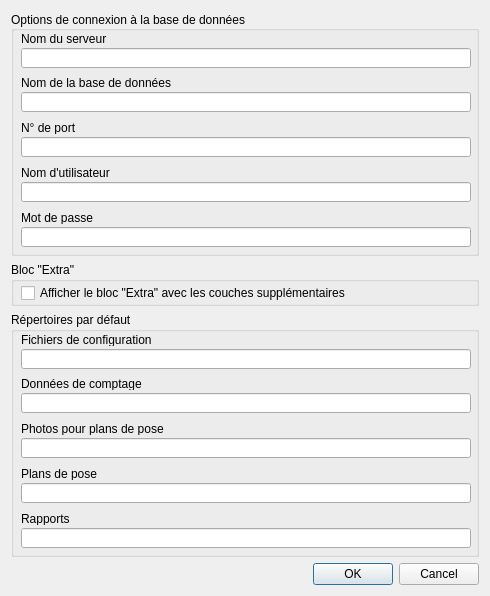
<?xml version="1.0" encoding="UTF-8"?>
<ui version="4.0">
 <class>ComptagesSettings</class>
 <widget class="QDialog" name="ComptagesSettings">
  <property name="geometry">
   <rect>
    <x>0</x>
    <y>0</y>
    <width>490</width>
    <height>595</height>
   </rect>
  </property>
  <property name="windowTitle">
   <string>Réglages</string>
  </property>
  <layout class="QVBoxLayout" name="verticalLayout">
   <item>
    <widget class="QGroupBox" name="groupBox_1">
     <property name="minimumSize">
      <size>
       <width>0</width>
       <height>245</height>
      </size>
     </property>
     <property name="title">
      <string>Options de connexion à la base de données</string>
     </property>
     <property name="alignment">
      <set>Qt::AlignLeading|Qt::AlignLeft|Qt::AlignVCenter</set>
     </property>
     <widget class="QLabel" name="l01_DB_serverName">
      <property name="geometry">
       <rect>
        <x>10</x>
        <y>21</y>
        <width>450</width>
        <height>13</height>
       </rect>
      </property>
      <property name="text">
       <string>Nom du serveur</string>
      </property>
     </widget>
     <widget class="QLineEdit" name="db_host">
      <property name="geometry">
       <rect>
        <x>10</x>
        <y>37</y>
        <width>450</width>
        <height>20</height>
       </rect>
      </property>
      <property name="sizePolicy">
       <sizepolicy hsizetype="MinimumExpanding" vsizetype="Fixed">
        <horstretch>0</horstretch>
        <verstretch>0</verstretch>
       </sizepolicy>
      </property>
     </widget>
     <widget class="QLabel" name="l02_DB_databasename">
      <property name="geometry">
       <rect>
        <x>10</x>
        <y>65</y>
        <width>450</width>
        <height>13</height>
       </rect>
      </property>
      <property name="text">
       <string>Nom de la base de données</string>
      </property>
     </widget>
     <widget class="QLineEdit" name="db_name">
      <property name="geometry">
       <rect>
        <x>10</x>
        <y>81</y>
        <width>450</width>
        <height>20</height>
       </rect>
      </property>
     </widget>
     <widget class="QLabel" name="l03_DB_portnumber">
      <property name="geometry">
       <rect>
        <x>10</x>
        <y>110</y>
        <width>450</width>
        <height>13</height>
       </rect>
      </property>
      <property name="text">
       <string>N° de port</string>
      </property>
     </widget>
     <widget class="QLineEdit" name="db_port">
      <property name="geometry">
       <rect>
        <x>10</x>
        <y>126</y>
        <width>450</width>
        <height>20</height>
       </rect>
      </property>
      <property name="sizePolicy">
       <sizepolicy hsizetype="Preferred" vsizetype="Fixed">
        <horstretch>0</horstretch>
        <verstretch>0</verstretch>
       </sizepolicy>
      </property>
     </widget>
     <widget class="QLabel" name="l04_DB_username">
      <property name="geometry">
       <rect>
        <x>10</x>
        <y>155</y>
        <width>450</width>
        <height>13</height>
       </rect>
      </property>
      <property name="text">
       <string>Nom d'utilisateur</string>
      </property>
     </widget>
     <widget class="QLineEdit" name="db_username">
      <property name="geometry">
       <rect>
        <x>10</x>
        <y>171</y>
        <width>450</width>
        <height>20</height>
       </rect>
      </property>
      <property name="sizePolicy">
       <sizepolicy hsizetype="Maximum" vsizetype="Fixed">
        <horstretch>0</horstretch>
        <verstretch>0</verstretch>
       </sizepolicy>
      </property>
     </widget>
     <widget class="QLabel" name="l05_DB_password">
      <property name="geometry">
       <rect>
        <x>10</x>
        <y>200</y>
        <width>450</width>
        <height>13</height>
       </rect>
      </property>
      <property name="text">
       <string>Mot de passe</string>
      </property>
     </widget>
     <widget class="QLineEdit" name="db_password">
      <property name="geometry">
       <rect>
        <x>10</x>
        <y>216</y>
        <width>450</width>
        <height>20</height>
       </rect>
      </property>
      <property name="sizePolicy">
       <sizepolicy hsizetype="Minimum" vsizetype="Fixed">
        <horstretch>0</horstretch>
        <verstretch>0</verstretch>
       </sizepolicy>
      </property>
      <property name="echoMode">
       <enum>QLineEdit::Password</enum>
      </property>
     </widget>
     <zorder>l01_DB_serverName</zorder>
     <zorder>db_host</zorder>
     <zorder>l02_DB_databasename</zorder>
     <zorder>db_name</zorder>
     <zorder>l03_DB_portnumber</zorder>
     <zorder>db_port</zorder>
     <zorder>l04_DB_username</zorder>
     <zorder>db_username</zorder>
     <zorder>l05_DB_password</zorder>
     <zorder>db_password</zorder>
    </widget>
   </item>
   <item>
    <widget class="QGroupBox" name="groupBox_2">
     <property name="minimumSize">
      <size>
       <width>0</width>
       <height>44</height>
      </size>
     </property>
     <property name="title">
      <string>Bloc &quot;Extra&quot;</string>
     </property>
     <widget class="QCheckBox" name="extra_layers">
      <property name="geometry">
       <rect>
        <x>10</x>
        <y>21</y>
        <width>480</width>
        <height>20</height>
       </rect>
      </property>
      <property name="text">
       <string>Afficher le bloc &quot;Extra&quot; avec les couches supplémentaires</string>
      </property>
     </widget>
    </widget>
   </item>
   <item>
    <widget class="QGroupBox" name="groupBox_3">
     <property name="minimumSize">
      <size>
       <width>0</width>
       <height>245</height>
      </size>
     </property>
     <property name="title">
      <string>Répertoires par défaut</string>
     </property>
     <widget class="QLabel" name="l11_config_dir">
      <property name="geometry">
       <rect>
        <x>10</x>
        <y>21</y>
        <width>450</width>
        <height>13</height>
       </rect>
      </property>
      <property name="text">
       <string>Fichiers de configuration</string>
      </property>
     </widget>
     <widget class="QLineEdit" name="config_export_directory">
      <property name="geometry">
       <rect>
        <x>10</x>
        <y>37</y>
        <width>450</width>
        <height>20</height>
       </rect>
      </property>
     </widget>
     <widget class="QLabel" name="l12_data_dir">
      <property name="geometry">
       <rect>
        <x>10</x>
        <y>65</y>
        <width>450</width>
        <height>13</height>
       </rect>
      </property>
      <property name="text">
       <string>Données de comptage</string>
      </property>
     </widget>
     <widget class="QLineEdit" name="data_import_directory">
      <property name="geometry">
       <rect>
        <x>10</x>
        <y>81</y>
        <width>450</width>
        <height>20</height>
       </rect>
      </property>
     </widget>
     <widget class="QLabel" name="l13_picture_dir">
      <property name="geometry">
       <rect>
        <x>10</x>
        <y>110</y>
        <width>450</width>
        <height>13</height>
       </rect>
      </property>
      <property name="text">
       <string>Photos pour plans de pose</string>
      </property>
     </widget>
     <widget class="QLineEdit" name="picture_directory">
      <property name="geometry">
       <rect>
        <x>10</x>
        <y>126</y>
        <width>450</width>
        <height>20</height>
       </rect>
      </property>
     </widget>
     <widget class="QLabel" name="l14_plan_dir">
      <property name="geometry">
       <rect>
        <x>10</x>
        <y>155</y>
        <width>450</width>
        <height>13</height>
       </rect>
      </property>
      <property name="text">
       <string>Plans de pose</string>
      </property>
     </widget>
     <widget class="QLineEdit" name="plan_export_directory">
      <property name="geometry">
       <rect>
        <x>10</x>
        <y>171</y>
        <width>450</width>
        <height>20</height>
       </rect>
      </property>
     </widget>
     <widget class="QLabel" name="l15_report_dir">
      <property name="geometry">
       <rect>
        <x>10</x>
        <y>200</y>
        <width>450</width>
        <height>13</height>
       </rect>
      </property>
      <property name="text">
       <string>Rapports</string>
      </property>
     </widget>
     <widget class="QLineEdit" name="report_export_directory">
      <property name="geometry">
       <rect>
        <x>10</x>
        <y>216</y>
        <width>450</width>
        <height>20</height>
       </rect>
      </property>
     </widget>
     <zorder>l11_config_dir</zorder>
     <zorder>config_export_directory</zorder>
     <zorder>l12_data_dir</zorder>
     <zorder>data_import_directory</zorder>
     <zorder>l13_picture_dir</zorder>
     <zorder>picture_directory</zorder>
     <zorder>l14_plan_dir</zorder>
     <zorder>plan_export_directory</zorder>
     <zorder>l15_report_dir</zorder>
     <zorder>report_export_directory</zorder>
    </widget>
   </item>
   <item>
    <widget class="QDialogButtonBox" name="buttonBox">
     <property name="orientation">
      <enum>Qt::Horizontal</enum>
     </property>
     <property name="standardButtons">
      <set>QDialogButtonBox::Cancel|QDialogButtonBox::Ok</set>
     </property>
    </widget>
   </item>
  </layout>
  <zorder>groupBox_1</zorder>
  <zorder>groupBox_2</zorder>
  <zorder>groupBox_3</zorder>
  <zorder>buttonBox</zorder>
 </widget>
 <tabstops>
  <tabstop>db_host</tabstop>
  <tabstop>db_name</tabstop>
  <tabstop>db_port</tabstop>
  <tabstop>db_username</tabstop>
  <tabstop>db_password</tabstop>
  <tabstop>extra_layers</tabstop>
  <tabstop>config_export_directory</tabstop>
  <tabstop>data_import_directory</tabstop>
  <tabstop>picture_directory</tabstop>
  <tabstop>plan_export_directory</tabstop>
  <tabstop>report_export_directory</tabstop>
 </tabstops>
 <resources/>
 <connections>
  <connection>
   <sender>buttonBox</sender>
   <signal>accepted()</signal>
   <receiver>ComptagesSettings</receiver>
   <slot>accept()</slot>
   <hints>
    <hint type="sourcelabel">
     <x>248</x>
     <y>254</y>
    </hint>
    <hint type="destinationlabel">
     <x>157</x>
     <y>274</y>
    </hint>
   </hints>
  </connection>
  <connection>
   <sender>buttonBox</sender>
   <signal>rejected()</signal>
   <receiver>ComptagesSettings</receiver>
   <slot>reject()</slot>
   <hints>
    <hint type="sourcelabel">
     <x>316</x>
     <y>260</y>
    </hint>
    <hint type="destinationlabel">
     <x>286</x>
     <y>274</y>
    </hint>
   </hints>
  </connection>
 </connections>
</ui>
